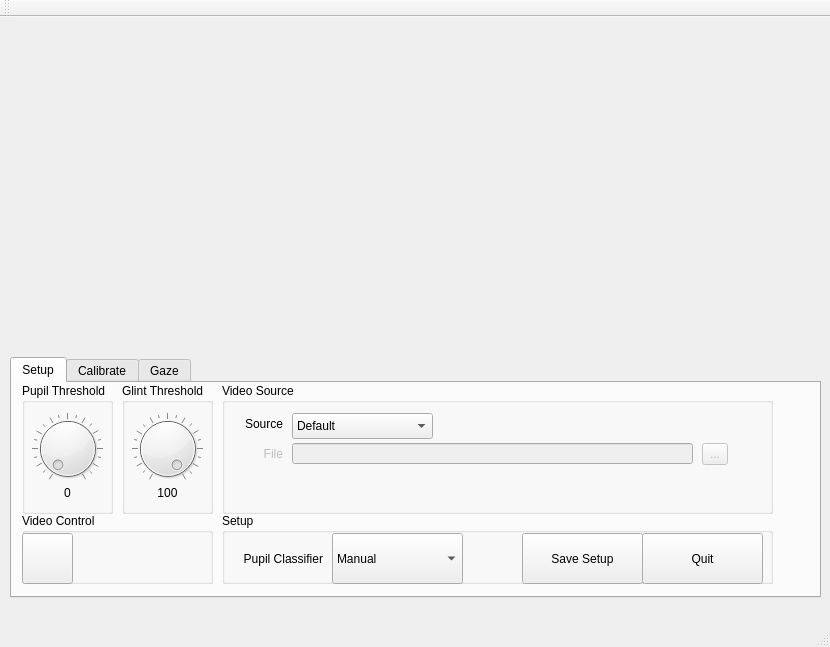
<?xml version="1.0" encoding="UTF-8"?>
<ui version="4.0">
 <class>MrGaze</class>
 <widget class="QMainWindow" name="MrGaze">
  <property name="geometry">
   <rect>
    <x>0</x>
    <y>0</y>
    <width>830</width>
    <height>647</height>
   </rect>
  </property>
  <property name="mouseTracking">
   <bool>true</bool>
  </property>
  <property name="focusPolicy">
   <enum>Qt::StrongFocus</enum>
  </property>
  <property name="windowTitle">
   <string>MrGaze</string>
  </property>
  <widget class="QWidget" name="centralWidget">
   <widget class="QTabWidget" name="tabWidget">
    <property name="geometry">
     <rect>
      <x>10</x>
      <y>340</y>
      <width>811</width>
      <height>241</height>
     </rect>
    </property>
    <property name="currentIndex">
     <number>0</number>
    </property>
    <widget class="QWidget" name="Setup_Tab">
     <attribute name="title">
      <string>Setup</string>
     </attribute>
     <widget class="QGroupBox" name="pupilThresholdGroup">
      <property name="geometry">
       <rect>
        <x>10</x>
        <y>0</y>
        <width>91</width>
        <height>131</height>
       </rect>
      </property>
      <property name="title">
       <string>Pupil Threshold</string>
      </property>
      <widget class="QDial" name="pupilThresholdDial">
       <property name="geometry">
        <rect>
         <x>10</x>
         <y>30</y>
         <width>71</width>
         <height>71</height>
        </rect>
       </property>
       <property name="maximum">
        <number>100</number>
       </property>
       <property name="notchTarget">
        <double>5.000000000000000</double>
       </property>
       <property name="notchesVisible">
        <bool>true</bool>
       </property>
      </widget>
      <widget class="QLabel" name="pupilThresholdLabel">
       <property name="geometry">
        <rect>
         <x>10</x>
         <y>100</y>
         <width>71</width>
         <height>20</height>
        </rect>
       </property>
       <property name="text">
        <string>0</string>
       </property>
       <property name="alignment">
        <set>Qt::AlignCenter</set>
       </property>
      </widget>
     </widget>
     <widget class="QGroupBox" name="glintThresholdGroup">
      <property name="geometry">
       <rect>
        <x>110</x>
        <y>0</y>
        <width>91</width>
        <height>131</height>
       </rect>
      </property>
      <property name="title">
       <string>Glint Threshold</string>
      </property>
      <widget class="QLabel" name="glintThresholdLabel">
       <property name="geometry">
        <rect>
         <x>10</x>
         <y>100</y>
         <width>71</width>
         <height>20</height>
        </rect>
       </property>
       <property name="text">
        <string>100</string>
       </property>
       <property name="alignment">
        <set>Qt::AlignCenter</set>
       </property>
      </widget>
      <widget class="QDial" name="glintThresholdDial">
       <property name="geometry">
        <rect>
         <x>10</x>
         <y>30</y>
         <width>71</width>
         <height>71</height>
        </rect>
       </property>
       <property name="maximum">
        <number>100</number>
       </property>
       <property name="value">
        <number>100</number>
       </property>
       <property name="notchTarget">
        <double>5.000000000000000</double>
       </property>
       <property name="notchesVisible">
        <bool>true</bool>
       </property>
      </widget>
     </widget>
     <widget class="QGroupBox" name="videoSourceGroup">
      <property name="geometry">
       <rect>
        <x>210</x>
        <y>0</y>
        <width>551</width>
        <height>131</height>
       </rect>
      </property>
      <property name="title">
       <string>Video Source</string>
      </property>
      <widget class="QLabel" name="videoFileLabel">
       <property name="enabled">
        <bool>false</bool>
       </property>
       <property name="geometry">
        <rect>
         <x>20</x>
         <y>60</y>
         <width>41</width>
         <height>21</height>
        </rect>
       </property>
       <property name="text">
        <string>File</string>
       </property>
       <property name="alignment">
        <set>Qt::AlignRight|Qt::AlignTrailing|Qt::AlignVCenter</set>
       </property>
      </widget>
      <widget class="QToolButton" name="videoFileTool">
       <property name="enabled">
        <bool>false</bool>
       </property>
       <property name="geometry">
        <rect>
         <x>480</x>
         <y>60</y>
         <width>26</width>
         <height>22</height>
        </rect>
       </property>
       <property name="text">
        <string>...</string>
       </property>
      </widget>
      <widget class="QComboBox" name="videoSourceCombo">
       <property name="geometry">
        <rect>
         <x>70</x>
         <y>30</y>
         <width>141</width>
         <height>26</height>
        </rect>
       </property>
       <property name="currentText">
        <string>Default</string>
       </property>
       <item>
        <property name="text">
         <string>Default</string>
        </property>
       </item>
       <item>
        <property name="text">
         <string>USB xiQ</string>
        </property>
       </item>
       <item>
        <property name="text">
         <string>USB iSight</string>
        </property>
       </item>
       <item>
        <property name="text">
         <string>USB Thorlabs</string>
        </property>
       </item>
       <item>
        <property name="text">
         <string>Video File</string>
        </property>
       </item>
      </widget>
      <widget class="QLabel" name="videoSourceLabel">
       <property name="geometry">
        <rect>
         <x>10</x>
         <y>30</y>
         <width>51</width>
         <height>21</height>
        </rect>
       </property>
       <property name="text">
        <string>Source</string>
       </property>
       <property name="alignment">
        <set>Qt::AlignRight|Qt::AlignTrailing|Qt::AlignVCenter</set>
       </property>
      </widget>
      <widget class="QLineEdit" name="videoFileEdit">
       <property name="enabled">
        <bool>false</bool>
       </property>
       <property name="geometry">
        <rect>
         <x>70</x>
         <y>60</y>
         <width>401</width>
         <height>21</height>
        </rect>
       </property>
      </widget>
      <zorder>videoFileLabel</zorder>
      <zorder>videoFileTool</zorder>
      <zorder>videoSourceCombo</zorder>
      <zorder>videoSourceLabel</zorder>
      <zorder>videoFileEdit</zorder>
      <zorder>gazeView</zorder>
     </widget>
     <widget class="QGroupBox" name="videoControlsBox">
      <property name="geometry">
       <rect>
        <x>10</x>
        <y>130</y>
        <width>191</width>
        <height>71</height>
       </rect>
      </property>
      <property name="title">
       <string>Video Control</string>
      </property>
      <widget class="QPushButton" name="playButton">
       <property name="geometry">
        <rect>
         <x>0</x>
         <y>20</y>
         <width>51</width>
         <height>51</height>
        </rect>
       </property>
       <property name="text">
        <string/>
       </property>
       <property name="icon">
        <iconset resource="icons.qrc">
         <normaloff>:/icons/Play.png</normaloff>
         <normalon>:/icons/Play.png</normalon>:/icons/Play.png</iconset>
       </property>
       <property name="iconSize">
        <size>
         <width>32</width>
         <height>32</height>
        </size>
       </property>
       <property name="checkable">
        <bool>true</bool>
       </property>
      </widget>
     </widget>
     <widget class="QGroupBox" name="groupBox">
      <property name="geometry">
       <rect>
        <x>210</x>
        <y>130</y>
        <width>551</width>
        <height>71</height>
       </rect>
      </property>
      <property name="title">
       <string>Setup</string>
      </property>
      <widget class="QPushButton" name="saveSetupButton">
       <property name="geometry">
        <rect>
         <x>300</x>
         <y>20</y>
         <width>121</width>
         <height>51</height>
        </rect>
       </property>
       <property name="text">
        <string>Save Setup</string>
       </property>
      </widget>
      <widget class="QComboBox" name="comboBox">
       <property name="geometry">
        <rect>
         <x>110</x>
         <y>20</y>
         <width>131</width>
         <height>51</height>
        </rect>
       </property>
       <item>
        <property name="text">
         <string>Manual</string>
        </property>
       </item>
       <item>
        <property name="text">
         <string>xiQ</string>
        </property>
       </item>
       <item>
        <property name="text">
         <string>iSight</string>
        </property>
       </item>
       <item>
        <property name="text">
         <string>Thorlabs</string>
        </property>
       </item>
      </widget>
      <widget class="QLabel" name="pupilClassifierLabel">
       <property name="geometry">
        <rect>
         <x>10</x>
         <y>20</y>
         <width>91</width>
         <height>51</height>
        </rect>
       </property>
       <property name="text">
        <string>Pupil Classifier</string>
       </property>
       <property name="alignment">
        <set>Qt::AlignRight|Qt::AlignTrailing|Qt::AlignVCenter</set>
       </property>
      </widget>
      <widget class="QPushButton" name="quitButton">
       <property name="geometry">
        <rect>
         <x>420</x>
         <y>20</y>
         <width>121</width>
         <height>51</height>
        </rect>
       </property>
       <property name="text">
        <string>Quit</string>
       </property>
      </widget>
     </widget>
    </widget>
    <widget class="QWidget" name="calibrateTab">
     <attribute name="title">
      <string>Calibrate</string>
     </attribute>
    </widget>
    <widget class="QWidget" name="gazeTab">
     <attribute name="title">
      <string>Gaze</string>
     </attribute>
    </widget>
   </widget>
   <widget class="GazeWidget" name="gazeView" native="true">
    <property name="geometry">
     <rect>
      <x>420</x>
      <y>10</y>
      <width>400</width>
      <height>320</height>
     </rect>
    </property>
   </widget>
   <widget class="PupilometryWidget" name="pupilometryView" native="true">
    <property name="geometry">
     <rect>
      <x>10</x>
      <y>10</y>
      <width>400</width>
      <height>320</height>
     </rect>
    </property>
    <property name="cursor">
     <cursorShape>CrossCursor</cursorShape>
    </property>
    <zorder>gazeView</zorder>
   </widget>
   <zorder>tabWidget</zorder>
   <zorder>pupilometryView</zorder>
   <zorder>gazeView</zorder>
   <zorder>pupilometryView</zorder>
  </widget>
  <widget class="QMenuBar" name="menuBar">
   <property name="geometry">
    <rect>
     <x>0</x>
     <y>0</y>
     <width>830</width>
     <height>22</height>
    </rect>
   </property>
  </widget>
  <widget class="QToolBar" name="mainToolBar">
   <attribute name="toolBarArea">
    <enum>TopToolBarArea</enum>
   </attribute>
   <attribute name="toolBarBreak">
    <bool>false</bool>
   </attribute>
  </widget>
  <widget class="QStatusBar" name="statusBar"/>
 </widget>
 <layoutdefault spacing="6" margin="11"/>
 <customwidgets>
  <customwidget>
   <class>PupilometryWidget</class>
   <extends>QWidget</extends>
   <header>pupilometrywidget.h</header>
   <container>1</container>
   <slots>
    <slot>change_pupil_thresh()</slot>
    <slot>change_glint_thresh()</slot>
    <slot>change_classifier()</slot>
    <slot>start_capture()</slot>
   </slots>
  </customwidget>
  <customwidget>
   <class>GazeWidget</class>
   <extends>QWidget</extends>
   <header>gazewidget.h</header>
   <container>1</container>
  </customwidget>
 </customwidgets>
 <resources>
  <include location="icons.qrc"/>
 </resources>
 <connections>
  <connection>
   <sender>glintThresholdDial</sender>
   <signal>valueChanged(int)</signal>
   <receiver>glintThresholdLabel</receiver>
   <slot>setNum(int)</slot>
   <hints>
    <hint type="sourcelabel">
     <x>190</x>
     <y>447</y>
    </hint>
    <hint type="destinationlabel">
     <x>173</x>
     <y>469</y>
    </hint>
   </hints>
  </connection>
  <connection>
   <sender>pupilThresholdDial</sender>
   <signal>valueChanged(int)</signal>
   <receiver>pupilThresholdLabel</receiver>
   <slot>setNum(int)</slot>
   <hints>
    <hint type="sourcelabel">
     <x>86</x>
     <y>446</y>
    </hint>
    <hint type="destinationlabel">
     <x>84</x>
     <y>474</y>
    </hint>
   </hints>
  </connection>
  <connection>
   <sender>glintThresholdDial</sender>
   <signal>valueChanged(int)</signal>
   <receiver>pupilometryView</receiver>
   <slot>change_glint_thresh()</slot>
   <hints>
    <hint type="sourcelabel">
     <x>152</x>
     <y>435</y>
    </hint>
    <hint type="destinationlabel">
     <x>157</x>
     <y>259</y>
    </hint>
   </hints>
  </connection>
  <connection>
   <sender>pupilThresholdDial</sender>
   <signal>valueChanged(int)</signal>
   <receiver>pupilometryView</receiver>
   <slot>change_pupil_thresh()</slot>
   <hints>
    <hint type="sourcelabel">
     <x>58</x>
     <y>435</y>
    </hint>
    <hint type="destinationlabel">
     <x>53</x>
     <y>240</y>
    </hint>
   </hints>
  </connection>
  <connection>
   <sender>quitButton</sender>
   <signal>clicked()</signal>
   <receiver>MrGaze</receiver>
   <slot>close()</slot>
   <hints>
    <hint type="sourcelabel">
     <x>710</x>
     <y>532</y>
    </hint>
    <hint type="destinationlabel">
     <x>770</x>
     <y>580</y>
    </hint>
   </hints>
  </connection>
 </connections>
 <slots>
  <slot>saveConfig()</slot>
 </slots>
</ui>
